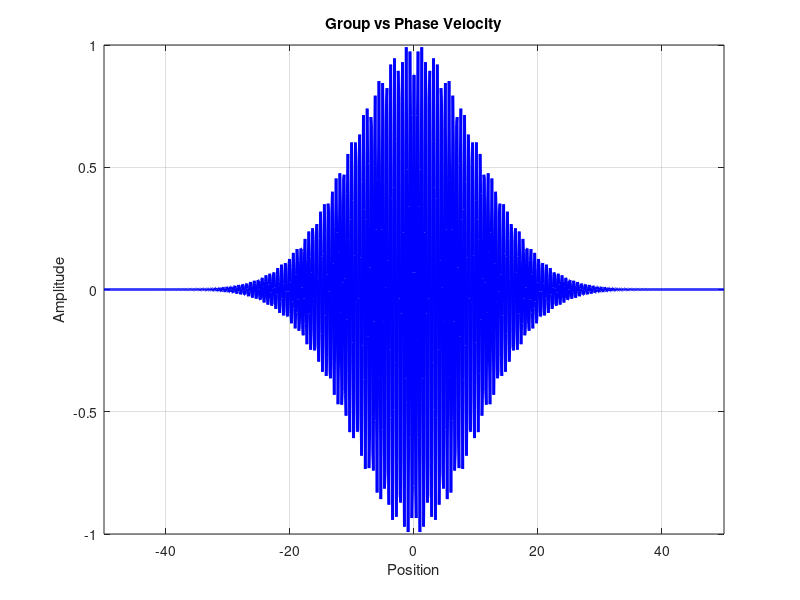

Write MATLAB code to recreate this figure. (Note: this script raises an error after producing the figure.)
% group_vs_phase_animator.m
% Visualize group vs phase velocity using MATLAB
clear; 
clc; 
close all;
k0 = 10;            % Central wavenumber
dk = 2;             % Spread in wavenumber
v_phase = 2;        % Phase velocity
v_group = 0.5;      % Group velocity
x = linspace(-50, 50, 1000);
tMax = 30;          % Duration of animation
dt = 0.2;           
frames = [];

figure('Color','w');
filename = 'group_vs_phase.gif'; % output GIF
gifOn = true; % toggle this if you don't want GIF
outputFolder = 'output';
if gifOn && ~exist(outputFolder, 'dir')
    mkdir(outputFolder);
end

for t = 0:dt:tMax
    envelope = exp(-((x - v_group*t).^2) / (2 * (10)^2));
    carrier  = cos(k0 * (x - v_phase*t));
    y = envelope .* carrier;

    plot(x, y, 'b', 'LineWidth', 2);
    title('Group vs Phase Velocity');
    xlabel('Position'); ylabel('Amplitude');
    axis([-50 50 -1 1]); grid on;
    drawnow;

    
    if gifOn
        frame = getframe(gcf);
        img = frame2im(frame);
        [imind, cm] = rgb2ind(img, 256);
        if t == 0
            imwrite(imind, cm, fullfile(outputFolder, filename), 'gif', 'Loopcount', inf, 'DelayTime', dt);
        else
            imwrite(imind, cm, fullfile(outputFolder, filename), 'gif', 'WriteMode', 'append', 'DelayTime', dt);
        end
    end
end
